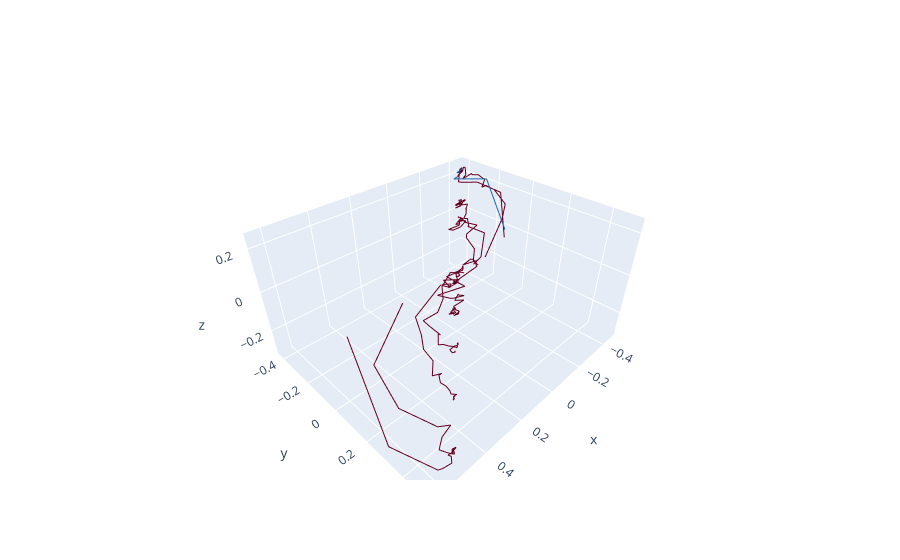

The cell this chart's notebook holds for it:
### Code cell
fig = go.Figure()
num_time_points = Y.shape[-1]

color_scale = px.colors.diverging.RdBu 
for k in range(K_):
    x = Y[k, 0, :]
    y = Y[k, 1, :]
    z = Y[k, 2, :]

    color_index = int(k / K_ * (len(color_scale) - 1))  # Scale the index to the length of the color scale

    fig.add_trace(go.Scatter3d(
        x=x,
        y=y,
        z=z,
        mode='lines',
        line=dict(color=color_scale[color_index]),
        showlegend=False
    ))

fig.show()
